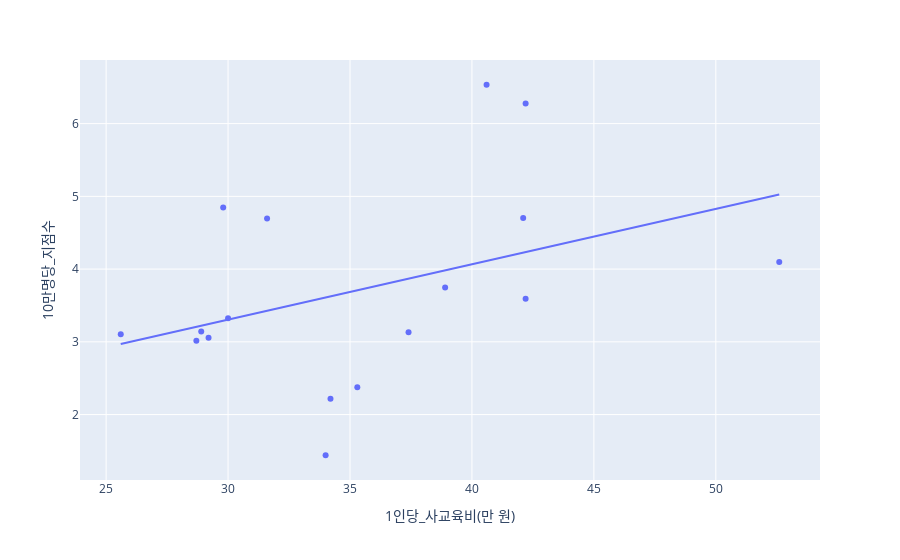

Notebook code for this chart:
### Code cell
fig = px.scatter(df2021_sort, x = '1인당_사교육비(만 원)', y = '10만명당_지점수', trendline="ols")

fig.show()

### Figure 1 — Plotly figure (JSON) as saved in the notebook; plotly's stock layout.template omitted (floating-point values rounded to 4 significant figures)
{"data": [{"hovertemplate": "1인당_사교육비(만 원)=%{x}<br>10만명당_지점수=%{y}<extra></extra>", "legendgroup": "", "marker": {"color": "#636efa", "symbol": "circle"}, "mode": "markers", "name": "", "orientation": "v", "showlegend": false, "type": "scatter", "x": [28.9, 42.2, 29.8, 31.6, 37.4, 42.2, 35.3, 42.1, 52.6, 40.6, 34, 38.9, 25.6, 30, 34.2, 29.2, 28.7], "xaxis": "x", "y": [3.141, 6.277, 4.846, 4.694, 3.131, 3.591, 2.375, 4.703, 4.099, 6.534, 1.441, 3.747, 3.105, 3.325, 2.218, 3.055, 3.015], "yaxis": "y"}, {"hovertemplate": "<b>OLS trendline</b><br>10만명당_지점수 = 0.0760504 * 1인당_사교육비(만 원) + 1.02451<br>R<sup>2</sup>=0.153690<br><br>1인당_사교육비(만 원)=%{x}<br>10만명당_지점수=%{y} <b>(trend)</b><extra></extra>", "legendgroup": "", "marker": {"color": "#636efa", "symbol": "circle"}, "mode": "lines", "name": "", "showlegend": false, "type": "scatter", "x": [25.6, 28.7, 28.9, 29.2, 29.8, 30, 31.6, 34, 34.2, 35.3, 37.4, 38.9, 40.6, 42.1, 42.2, 42.2, 52.6], "xaxis": "x", "y": [2.971, 3.207, 3.222, 3.245, 3.291, 3.306, 3.428, 3.61, 3.625, 3.709, 3.869, 3.983, 4.112, 4.226, 4.234, 4.234, 5.025], "yaxis": "y"}], "layout": {"legend": {"tracegroupgap": 0}, "margin": {"t": 60}, "xaxis": {"anchor": "y", "domain": [0, 1], "title": {"text": "1인당_사교육비(만 원)"}}, "yaxis": {"anchor": "x", "domain": [0, 1], "title": {"text": "10만명당_지점수"}}}}
